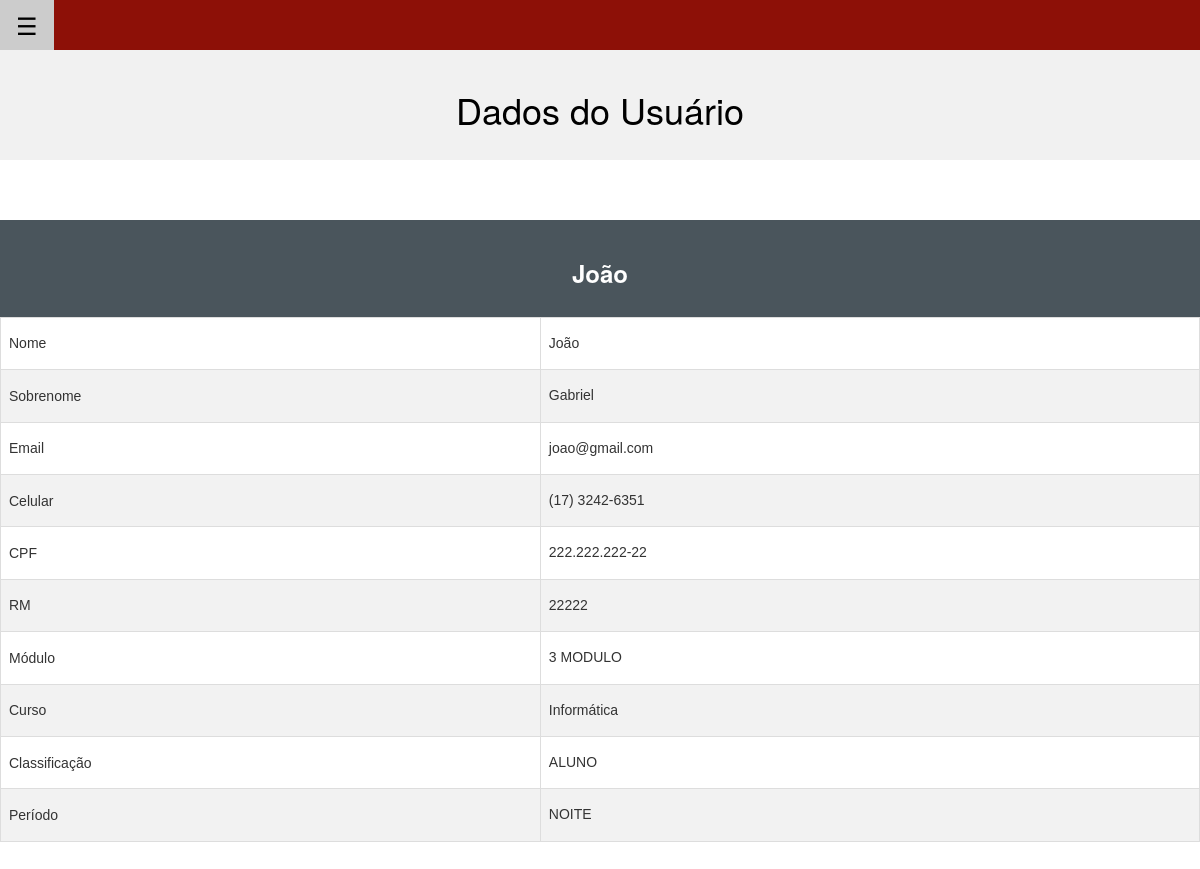
The app's page /pagUsu.php?id=2 (signed in) with its own data.
### tables this page shows
CREATE TABLE TB_USUARIO
(
	ID_USUARIO INT NOT NULL PRIMARY KEY AUTO_INCREMENT,
	COD_CURSO INT NOT NULL,
	COD_CLASSIFICACAO INT NOT NULL,
	USU_CPF VARCHAR(50) NOT NULL, 
	USU_RM VARCHAR(50) NOT NULL, 
	USU_EMAIL VARCHAR(50) NOT NULL,
	USU_LASTNAME VARCHAR(50) NOT NULL,
	USU_FIRSTNAME VARCHAR(50) NOT NULL,
	USU_TELEFONE VARCHAR(50) NOT NULL,
	USU_MODULO VARCHAR(50) NOT NULL,
	USU_PERIODO VARCHAR(50) NOT NULL,
	CONSTRAINT FOREIGN KEY (COD_CLASSIFICACAO) REFERENCES TB_CLASSIFICACAO(ID_CLASSIFICACAO),
	CONSTRAINT FOREIGN KEY (COD_CURSO) REFERENCES TB_CURSO(ID_CURSO)
);

CREATE TABLE TB_CURSO
(
	ID_CURSO INT NOT NULL PRIMARY KEY AUTO_INCREMENT,
	CRS_NOME VARCHAR(50) NOT NULL 
);

CREATE TABLE TB_CLASSIFICACAO
(
	ID_CLASSIFICACAO INT NOT NULL PRIMARY KEY AUTO_INCREMENT,
	CLSS_TIPO VARCHAR(50) NOT NULL
);

### bancoDados.class.php (called while the page is built, shortened)
<?php
    class bancoDadosBTCC
    {
        private $usuario;
        private $senha;
        private $banco;
        private $host;
        public function conectarBancoDados(){
            $conexao = mysqli_connect($this->getHost(), $this->getUsuario(), $this->getSenha())
            or die ("ERRO CONEXAO");
            if($conexao){
                mysqli_select_db($conexao, $this->getBanco())
                or die ("ERRO SELECT DATABASE");
            }
            return $conexao;
        }
        public function buscaUsuario($id){
            $conexao = $this->conectarBancoDados();
            $comandoSQL = "SELECT B.CLSS_TIPO, A.USU_CPF, A.USU_RM, A.USU_EMAIL, A.USU_LASTNAME, A.USU_FIRSTNAME, A.USU_TELEFONE, C.CRS_NOME, A.USU_MODULO, A.USU_PERIODO, D.LG_LOGIN, D.LG_SENHA FROM tb_usuario A INNER JOIN tb_classificacao B INNER JOIN tb_curso C INNER JOIN tb_login D ON A.COD_CLASSIFICACAO = B.ID_CLASSIFICACAO AND A.COD_CURSO = C.ID_CURSO AND D.COD_USUARIO = A.ID_USUARIO WHERE A.ID_USUARIO = '$id'";
            $result = mysqli_query($conexao, $comandoSQL);
            if(mysqli_num_rows($result) > 0)
            {
                $linha1 = "";
                while ($resultado = $result->fetch_array(MYSQLI_ASSOC))
                {
                    $clss = $resultado['CLSS_TIPO'];
                    $cpf = $resultado['USU_CPF'];
                    $rm = $resultado['USU_RM'];
                    $email = $resultado['USU_EMAIL'];
                    $lastname = $resultado['USU_LASTNAME'];
                    $firstname = $resultado['USU_FIRSTNAME'];
                    $telefone = $resultado['USU_TELEFONE'];
                    $crs = $resultado['CRS_NOME'];
                    $modulo = $resultado['USU_MODULO'];
                    $periodo = $resultado['USU_PERIODO'];
                    $login = $resultado['LG_LOGIN'];
                    $senha = $resultado['LG_SENHA'];
                    $linha1 = $clss."/".$cpf."/".$rm."/".$email."/".$lastname."/".$firstname."/".$telefone."/".$crs."/".$modulo."/".$periodo."/".$login."/".$senha;
                }
                return $linha1;
            }
            else{
                return "0";
            }
        }
        public function setUsuario($newUsuario)
        {
            $this->usuario = $newUsuario;
        }
        public function getUsuario()
        {
            return $this->usuario;
        }
        public function setSenha($newSenha)
        {
            $this->senha = $newSenha;
        }
        public function getSenha()
        {
            return $this->senha;
        }
        public function setBanco($newBanco)
        {
            $this->banco = $newBanco;
        }
        public function getBanco()
        {
            return $this->banco;
        }
        public function setHost($newHost)
        {
            $this->host = $newHost;
        }
        public function getHost()
        {
            return $this->host;
        }
    }

### pagUsu.php (the view, shortened to what this page needs)
<?php
    include "bancoDados.class.php";
    $banco = new bancoDadosBTCC("root", "", "localhost", "bd_btcc");
    $tipo           = " ";
    $cpf            = " ";
    $rm             = " ";
    $email          = " ";
    $lastname       = " ";
    $firstname      = " ";
    $telefone       = " ";
    $curso          = " ";
    $modulo         = " ";
    $periodo        = " ";
    if(!isset($_GET['id'])){
      $tipo           = "NÃO ESPECIFICADO";
      $cpf            = "NÃO ESPECIFICADO";
      $rm             = "NÃO ESPECIFICADO";
      $email          = "NÃO ESPECIFICADO";
      $lastname       = "NÃO ESPECIFICADO";
      $firstname      = "NÃO ESPECIFICADO";
      $telefone       = "NÃO ESPECIFICADO";
      $curso          = "NÃO ESPECIFICADO";
      $modulo         = "NÃO ESPECIFICADO";
      $periodo        = "NÃO ESPECIFICADO";
      header("Location: index.php");
    }else{
      if($_GET['id'] != $_SESSION['codigoUsu']){
        $tipo           = "NÃO ESPECIFICADO";
        $cpf            = "NÃO ESPECIFICADO";
        $rm             = "NÃO ESPECIFICADO";
        $email          = "NÃO ESPECIFICADO";
        $lastname       = "NÃO ESPECIFICADO";
        $firstname      = "NÃO ESPECIFICADO";
        $telefone       = "NÃO ESPECIFICADO";
        $curso          = "NÃO ESPECIFICADO";
        $modulo         = "NÃO ESPECIFICADO";
        $periodo        = "NÃO ESPECIFICADO";
        header("Location: index.php");
      }else{
        $usuario = explode("/", $banco->buscaUsuario($_SESSION['codigoUsu']));
        $tipo           = $usuario[0];
        $cpf            = $usuario[1];
        $rm             = $usuario[2];
        $email          = $usuario[3];
        $lastname       = $usuario[4];
        $firstname      = $usuario[5];
        $telefone       = $usuario[6];
        $curso          = utf8_encode($usuario[7]);
        $modulo         = $usuario[8];
        $periodo        = $usuario[9];
      }
    }
?>
<!DOCTYPE html>
<html>
<link rel="stylesheet" type="text/css" href="css/w3.css">
<link rel="stylesheet" href="css/w3-theme-red.css">
<link rel="stylesheet" href="css/icon.css">
<link rel="stylesheet" href="https://maxcdn.bootstrapcdn.com/bootstrap/3.3.7/css/bootstrap.min.css">
<link type="text/css" rel="stylesheet" href="js/jquery-ui.css" />
<link rel="stylesheet" href="https://cdnjs.cloudflare.com/ajax/libs/font-awesome/4.7.0/css/font-awesome.min.css">
<body>
<div id="main">
<div class="w3-theme-d5 w3-card">
  <button id="openNav" class="w3-button w3-xlarge w3-theme-d5" onclick="w3_open()">&#9776;</button>
</div>
<div class="w3-container w3-center w3-light-gray">
   <br><h1 class="w3-animate-top">Dados do Usuário</h1><br>
</div>
<br />
<br />
<br />
</head>
<body>
<table id="customers">
<div class="w3-container w3-center w3-theme-cinza">
   <br><h3 class="w3-animate-top"><b><?php echo utf8_encode($firstname); ?></b></h3><br>
</div>
    <td>Nome</td>
    <td><h5> <?php echo utf8_encode($firstname); ?> </h5></td>
  <tr>
    <td>Sobrenome</td>
    <td><h5> <?php echo utf8_encode($lastname); ?> </h5></td>
  </tr>
  <tr>
    <td>Email</td>
    <td><h5> <?php echo $email; ?> </h5></td>
  </tr>
  <tr>
    <td>Celular</td>
    <td><h5> <?php echo $telefone; ?> </h5></td>
  </tr>
  <tr>
    <td>CPF</td>
    <td><h5><?php echo $cpf; ?></h5></td>
  </tr>
  <tr>
    <td>RM</td>
    <td><h5><?php echo $rm; ?></h5></td>
  </tr>
  <tr>
    <td>Módulo</td>
    <td><h5><?php echo $modulo; ?></h5></td>
  </tr>
  <tr>
    <td>Curso</td>
    <td><h5><?php echo $curso; ?></h5></td>
  </tr>
  <tr>
    <td>Classificação</td>
    <td><h5><?php echo $tipo; ?></h5></td>
  </tr>
  <tr>
    <td>Período</td>
    <td><h5><?php echo $periodo; ?></h5></td>
  </tr>
</table>
  </div>
  <div class="w3-col m2">&nbsp;</div>
<br><br><br>
</body>
</html>

### css/w3.css (style rules this page uses)
*,*:before,*:after { box-sizing:inherit }
html { -ms-text-size-adjust:100%;-webkit-text-size-adjust:100% }
body { margin:0 }
button,input,select,textarea { font:inherit;margin:0 }
button,input { overflow:visible }
button,select { text-transform:none }
button,html [type=button],[type=reset],[type=submit] { -webkit-appearance:button }
html,body { font-family:Verdana,sans-serif;font-size:15px;line-height:1.5 }
html { overflow-x:hidden }
h1 { font-size:36px }
h3 { font-size:24px }
h5 { font-size:18px }
h1,h2,h3,h4,h5,h6 { font-family:"Segoe UI",Arial,sans-serif;font-weight:400;margin:10px 0 }
.w3-btn,.w3-button { border:none;display:inline-block;outline:0;padding:8px 16px;vertical-align:middle;overflow:hidden;text-decoration:none;color:inherit;background-color:inherit;text-align:center;cursor:pointer;white-space:nowrap }
.w3-btn,.w3-button { -webkit-touch-callout:none;-webkit-user-select:none;-khtml-user-select:none;-moz-user-select:none;-ms-user-select:none;user-select:none }
.w3-main,#main { transition:margin-left .4s }
.w3-container:after,.w3-container:before,.w3-panel:after,.w3-panel:before,.w3-row:after,.w3-row:before,.w3-row-padding:after,.w3-row-padding:before, .w3-cell-row:before,.w3-cell-row:after,.w3-clear:after,.w3-clear:before,.w3-bar:before,.w3-bar:after { content:"";display:table;clear:both }
.w3-col,.w3-half,.w3-third,.w3-twothird,.w3-threequarter,.w3-quarter { float:left;width:100% }
@media (min-width:601px) { .w3-col.m2 { width:16.66666% } }
.w3-container,.w3-panel { padding:0.01em 16px }
.w3-card,.w3-card-2 { box-shadow:0 2px 5px 0 rgba(0,0,0,0.16),0 2px 10px 0 rgba(0,0,0,0.12) }
.w3-animate-top { position:relative;animation:animatetop 0.4s }
.w3-xlarge { font-size:24px!important }
.w3-center { text-align:center!important }
.w3-light-grey,.w3-hover-light-grey:hover,.w3-light-gray,.w3-hover-light-gray:hover { color:#000!important;background-color:#f1f1f1!important }

### css/w3-theme-red.css (style rules this page uses)
.w3-theme-d5 { color:#fff !important; background-color:#8d1007 !important }
.w3-theme-cinza { color:#fff !important; background-color:#4a555c !important }

### pagUsu.php (style rules this page uses)
#customers { font-family: "Trebuchet MS", Arial, Helvetica, sans-serif; border-collapse: collapse; width: 100%; }
#customers td, #customers th { border: 1px solid #ddd; padding: 8px; }
#customers tr:nth-child(even) { background-color: #f2f2f2; }

### records on screen
tb_usuario: USU_FIRSTNAME "João", USU_LASTNAME "Gabriel", USU_EMAIL "joao@gmail.com", USU_TELEFONE "(17) 3242-6351", USU_CPF "222.222.222-22", USU_RM "22222", USU_MODULO "3 MODULO", COD_CURSO.CRS_NOME "Informática", COD_CLASSIFICACAO.CLSS_TIPO "ALUNO", USU_PERIODO "NOITE"
